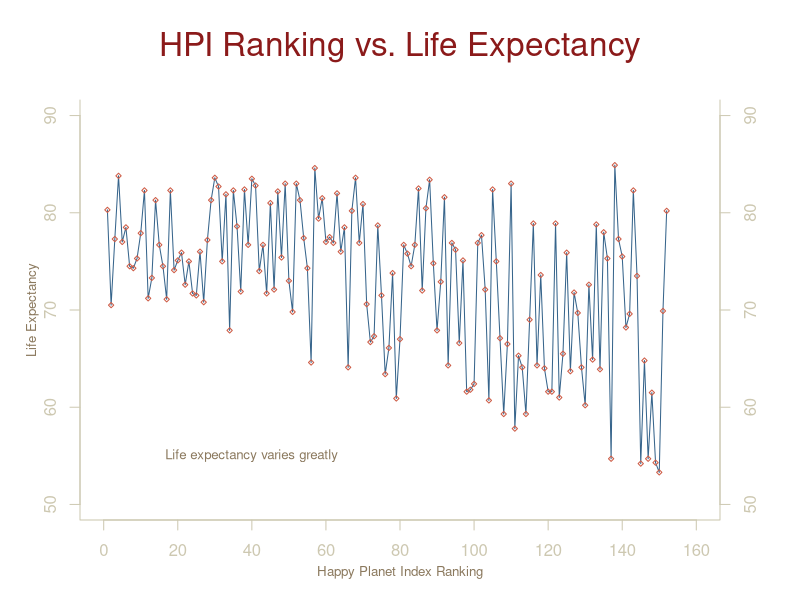
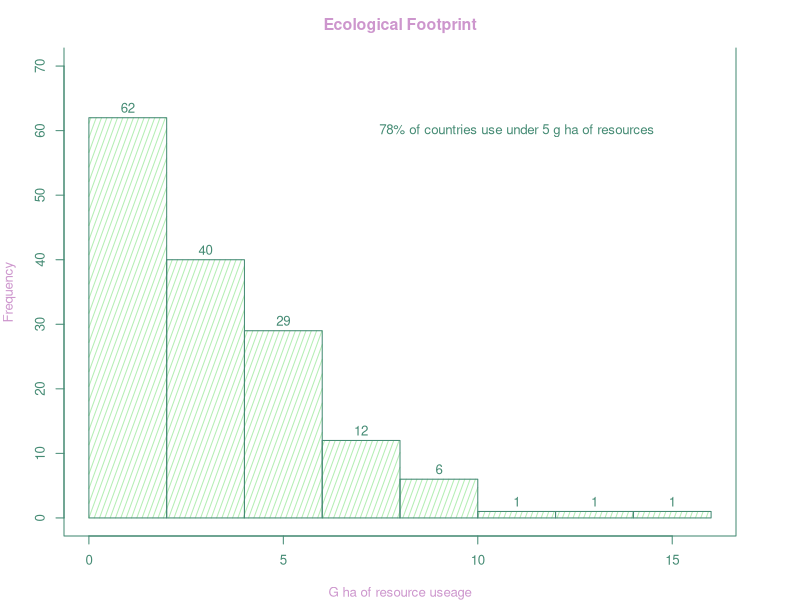
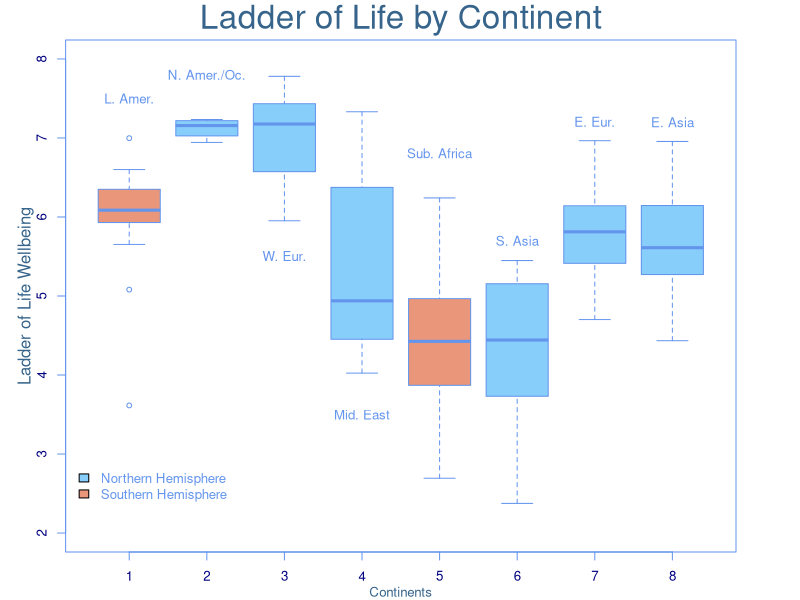
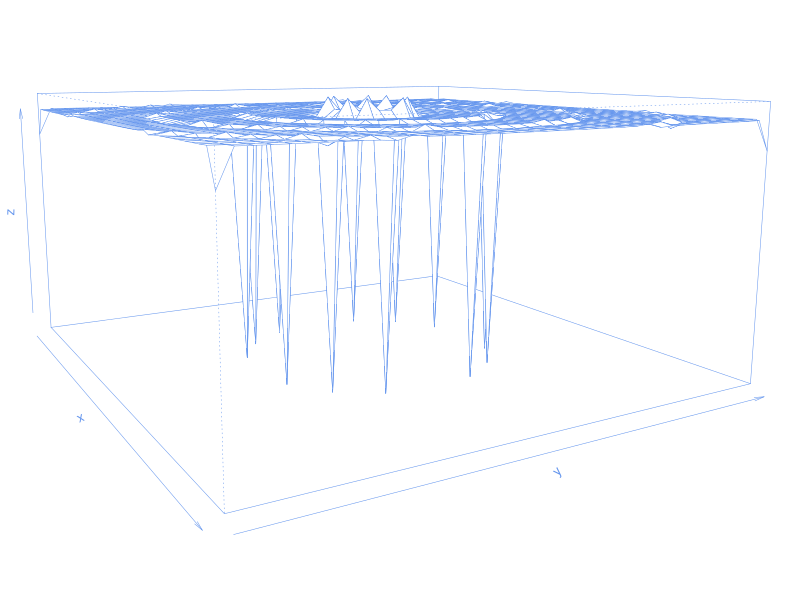
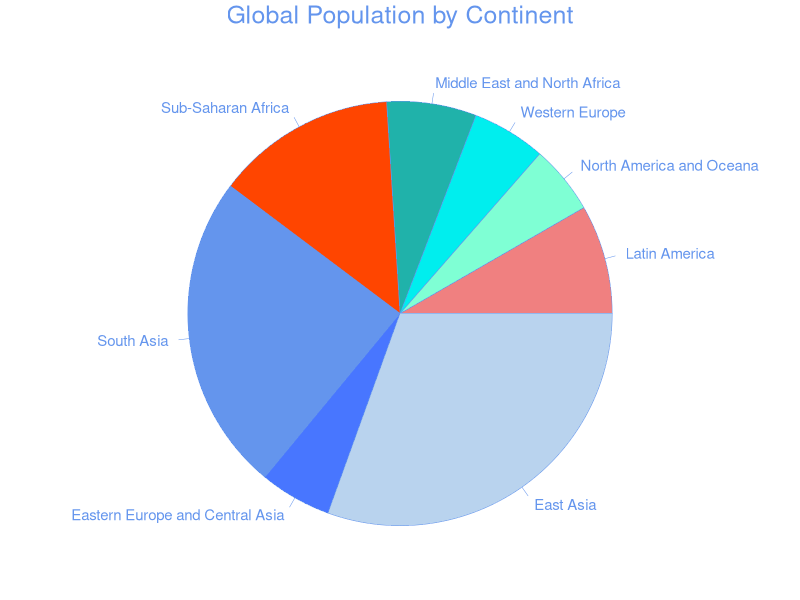

Source code (R) for these figures, in order:
# plotting exercise using happy planet index data:
setwd("C:/Users/professionalClassic/Desktop/_fall2022/EPPS_6356/assign_02")
hpi <- read.csv("happyplanetindex.csv")

#renaming and adding data to our dataframe
hpi$Continent_num <- hpi$Continent
hpi["Continent"][hpi["Continent"] == 1] <- "Latin Amer."
hpi["Continent"][hpi["Continent"] == 2] <- "N. Amer./Oc."
hpi["Continent"][hpi["Continent"] == 3] <- "W. Europe"
hpi["Continent"][hpi["Continent"] == 4] <- "Mid. East"
hpi["Continent"][hpi["Continent"] == 5] <- "Sub-S. Africa"
hpi["Continent"][hpi["Continent"] == 6] <- "S. Asia"
hpi["Continent"][hpi["Continent"] == 7] <- "E. Europe/C. Asia"
hpi["Continent"][hpi["Continent"] == 8] <- "E. Asia"
hpi$Hemisphere <- hpi$Continent
hpi["Hemisphere"][hpi["Hemisphere"] == "Latin Amer."] <- "South"
hpi["Hemisphere"][hpi["Hemisphere"] == "N. Amer./Oc."] <- "North"
hpi["Hemisphere"][hpi["Hemisphere"] == "W. Europe"] <- "North"
hpi["Hemisphere"][hpi["Hemisphere"] == "Mid. East"] <- "North"
hpi["Hemisphere"][hpi["Hemisphere"] == "Sub-S. Africa"] <- "South"
hpi["Hemisphere"][hpi["Hemisphere"] == "S. Asia"] <- "North"
hpi["Hemisphere"][hpi["Hemisphere"] == "E. Europe/C. Asia"] <- "North"
hpi["Hemisphere"][hpi["Hemisphere"] == "E. Asia"] <- "North"


# line graph:
par(mar=c(4, 4, 5, 4)) 
plot.new()
plot.window(xlim=c(0, 160), ylim=c(50,90))
lines(hpi$HPI_rank, hpi$Life.Expectancy_years, col="steelblue4")
points(hpi$HPI_rank, hpi$Life.Expectancy_years, pch=5, col="coral3", cex=0.5)
par(col="cornsilk3", fg="cornsilk3", col.axis="cornsilk3")
axis(1, at=seq(0, 160, 20)) # What is the first number standing for?
axis(2, at=seq(50, 90, 10))
axis(4, at=seq(50, 90, 10))
box(bty="u")
par(col="navajowhite4")
mtext("Happy Planet Index Ranking", side=1, line=2, cex=0.8)
mtext("Life Expectancy", side=2, line=2, las=0, cex=0.8)
mtext("HPI Ranking vs. Life Expectancy", side=3, line=2, cex=2, col="firebrick4")
text(x=40, y=55, "Life expectancy varies greatly", cex=0.8)

# Histogram
par(mar=c(4, 4, 3, 4), fg="aquamarine4", cex=0.8,
    col.axis="aquamarine4", bg="white", col.lab="plum3", col.main="plum3"
    )
hist(hpi$Ecological_Footprint_gha, ylim=c(0, 70),freq=TRUE, density=20, 
     angle=70, col="darkseagreen2",
     border="aquamarine4", main="Ecological Footprint", xlab="G ha of resource useage",
     labels=TRUE)
box(bty="u")
text(11, 60, "78% of countries use under 5 g ha of resources")

#boxplot
par(mar=c(3, 4.1, 2.5, 4), fg="cornflowerblue", col.axis="navyblue")
boxplot(Ladder_of_life_Wellbeing ~ Continent_num, data = hpi,
        xlab="", col=c("darksalmon", "lightskyblue", "lightskyblue",
                       "lightskyblue", "darksalmon", "lightskyblue",
                       "lightskyblue", "lightskyblue"),
        ylab="", ylim=c(2,8))
mtext("Continents", side=1, line=2, cex=0.8, col="steelblue4")
mtext("Ladder of Life Wellbeing", side=2, line=2, col="steelblue4")
mtext("Ladder of Life by Continent", side=3, line=.5, cex=2,
      col="steelblue4")
text(1, 7.5, "L. Amer.")
text(2, 7.8, "N. Amer./Oc.")
text(3, 5.5, "W. Eur.")
text(4, 3.5, "Mid. East")
text(5, 6.8, "Sub. Africa")
text(6, 5.7, "S. Asia")
text(7, 7.2, "E. Eur.")
text(8, 7.2, "E. Asia")
legend(0.2, 2.9, c("Northern Hemisphere", "Southern Hemisphere"), 
       fill = c("lightskyblue", "darksalmon"), 
       bty="n")

# Persp (source: insert source here before uploading)
x <- seq(-10, 10, length= 40)
y <- x
f <- function(x,y) { r <- sqrt(x^2+y^2); 10 * tan(r)/(0.2*r)}
z <- outer(x, y, f)
z[is.na(z)] <- 1
# 0.5 to include z axis label
par(mar=c(0, 0.5, 0, 0), lwd=0.5)
persp(x, y, z, theta = 60, phi = 10, 
      expand = 0.5)

# Pie Chart
par(mar=c(0, 2, 1.5, 2), xpd=TRUE, cex=0.9)
cont.pop <- c(with(hpi, sum(Population_thousands[Continent_num == 1])), 
              with(hpi, sum(Population_thousands[Continent_num == 2])),
              with(hpi, sum(Population_thousands[Continent_num == 3])),
              with(hpi, sum(Population_thousands[Continent_num == 4])),
              with(hpi, sum(Population_thousands[Continent_num == 5])),
              with(hpi, sum(Population_thousands[Continent_num == 6])),
              with(hpi, sum(Population_thousands[Continent_num == 7])),
              with(hpi, sum(Population_thousands[Continent_num == 8])))
names(cont.pop) <- c("Latin America", "North America and Oceana",
                      "Western Europe", "Middle East and North Africa",
                     "Sub-Saharan Africa", "South Asia",
                     "Eastern Europe and Central Asia", "East Asia")
pie(cont.pop, col = c("lightcoral","aquamarine", "cyan2", "lightseagreen",
                      "orangered1","cornflowerblue", "royalblue1",
                      "slategray2")) 
mtext("Global Population by Continent", cex = 1.5, )


